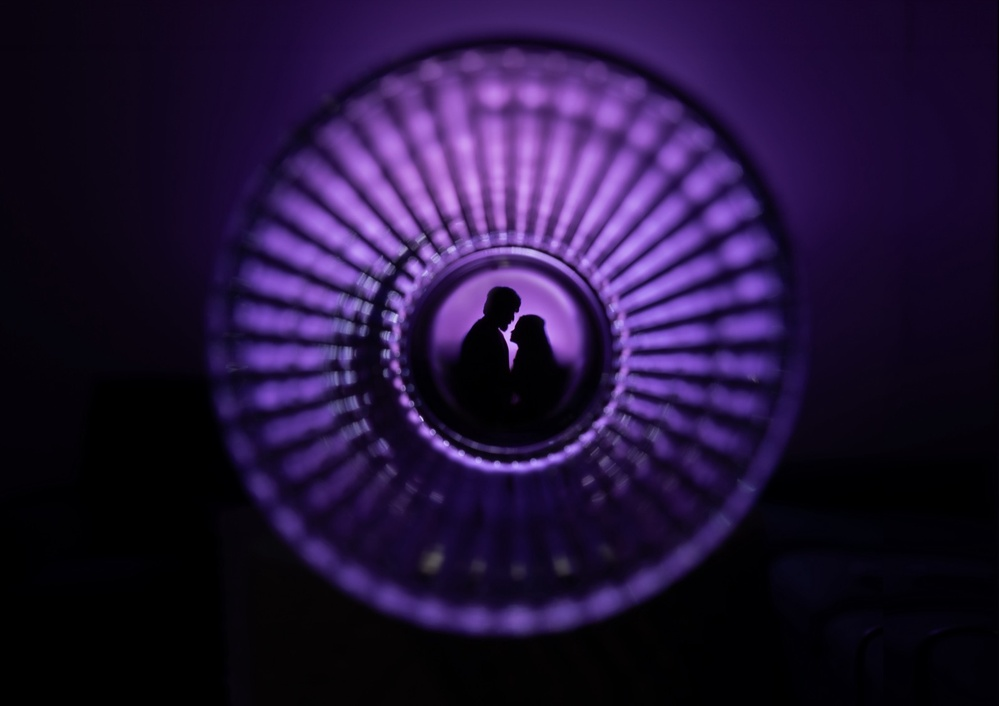
#> input picture hero.jpg, 999 x 706 px, shrunk from 1600 x 1131 before the run
$ python -i detect_cover_faces.py   (imports and definitions only)
#> lines starting #> are read from the running program, lines starting #| are printed output that depends on the picture
#!/usr/bin/env python3
"""
Detect faces in category cover images and output optimal background-position values.
Uses OpenCV Haar Cascade (same as Instagram AutoPoster's carousel_cover_generator.py).

Usage:
    python3 detect_cover_faces.py          # Analyze all covers, print results
    python3 detect_cover_faces.py --apply  # Analyze and update generate_dashboard.py
"""

import sys
import os
import re
import tempfile
import urllib.request
import cv2
import numpy as np
from PIL import Image

# Category covers from generate_dashboard.py
CATEGORY_COVERS = {
    "wedding": "https://photos.smugmug.com/photos/i-BvTChsc/0/LwhGTh2B2pCPDgNpjPJp8J3nCSfRNdKwd3j5CVTKN/X3/i-BvTChsc-X3.jpg",
    "engagement": "https://photos.smugmug.com/photos/i-8NfsLKT/0/LVnhsbXXV3JPcX2r2PhvcKfCj9gK9czpWsZ2VXrSH/X3/i-8NfsLKT-X3.jpg",
    "pre_wedding": "https://photos.smugmug.com/photos/i-GfR24FT/0/MHQbxRCTTvn8x7WXCkzHRjCWR96TC6TnBsTfQRFQ7/X3/i-GfR24FT-X3.jpg",
    "half_saree": "https://photos.smugmug.com/photos/i-MCmGphP/0/NZvk2KBMQzVZvJJTQh23xdmRRsvzNzGRdBgx2HX66/X3/i-MCmGphP-X3.jpg",
    "maternity": "https://photos.smugmug.com/photos/i-ZqWs3n5/0/NcPVRqqFJXR3MJfcVn45gshTHXpxkZFvfv655D3mB/X3/i-ZqWs3n5-X3.jpg",
    "baby_shower": "https://photos.smugmug.com/photos/i-3MjgbV3/0/NWkJRQPLmfwjxBJ2qLpKLS2RHVpb39NtfssFhZJxp/X3/i-3MjgbV3-X3.jpg",
    "birthday": "https://photos.smugmug.com/photos/i-Xq8BHgp/0/NGnrqRVd9gkP3r8gdC8BdwN2WrLPJT4MpQ594MTwF/X3/i-Xq8BHgp-X3.jpg",
    "cradle": "https://photos.smugmug.com/photos/i-R3QTwKk/0/KzsCGkHgZ6HKmVjVtFvwkWF9s9sRzMSTQWKPJfxQb/X3/i-R3QTwKk-X3.jpg",
    "celebrations": "https://photos.smugmug.com/photos/i-MPN69Q3/0/LGSxZbpLfpcb7j3kqQkkTdfwDHcJbV6XdxnGNq6Hb/X3/i-MPN69Q3-X3.jpg",
}

_face_cascade = None

def get_face_cascade():
    """Load face detection cascade (lazy load)."""
    global _face_cascade
    if _face_cascade is None:
        cascade_path = cv2.data.haarcascades + 'haarcascade_frontalface_default.xml'
        _face_cascade = cv2.CascadeClassifier(cascade_path)
    return _face_cascade


def detect_faces(img):
    """
    Detect faces in a PIL Image.

    Returns:
        list of (x, y, w, h) tuples for each detected face
    """
    cv_img = cv2.cvtColor(np.array(img), cv2.COLOR_RGB2BGR)
#> cv_img is the input picture: shape (706, 999, 3); mean B, G, R 56.3, 19.2, 34.9
    gray = cv2.cvtColor(cv_img, cv2.COLOR_BGR2GRAY)
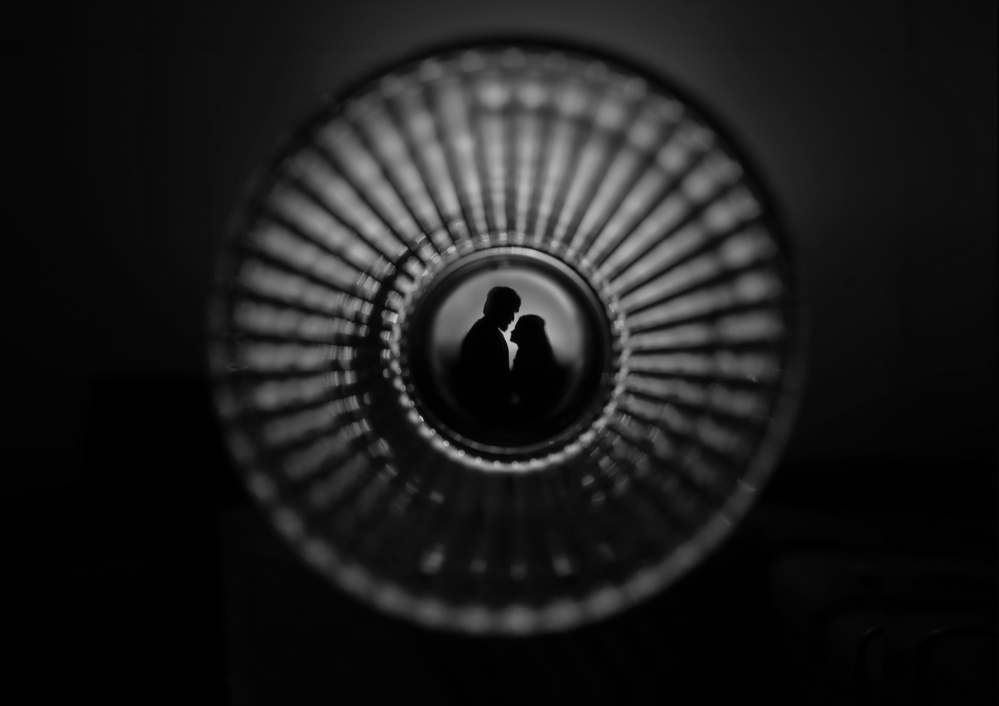
#> gray: shape (706, 999); min 0, max 212, mean 28.1
    cascade = get_face_cascade()
    faces = cascade.detectMultiScale(gray, scaleFactor=1.1, minNeighbors=5, minSize=(30, 30))
#> faces = ()
    return faces if len(faces) > 0 else []


# [101 lines left out: functions face_position_to_css, download_image, analyze_covers, apply_to_generator, not called in this run]


# [14 lines not run here, left out]

>>> import cv2
>>> picture = cv2.cvtColor(cv2.imread('hero.jpg'), cv2.COLOR_BGR2RGB)
>>> result = detect_faces(picture)
#> result = []
